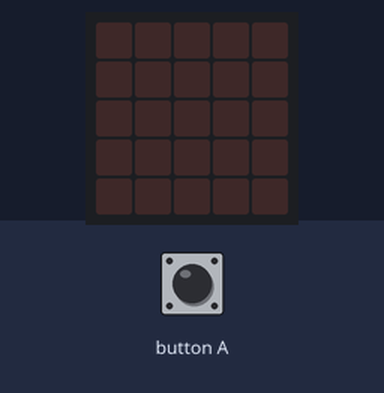
The program below on a simulated BBC micro:bit (MakeCode). Shown: the board's 5×5 LED display. The test bench sets the inputs (shaded band). Random numbers come from a fixed seed.

Above: at 1.2 s.
1.3 s: button A pressed for 0.15 s
At 3.4 s:
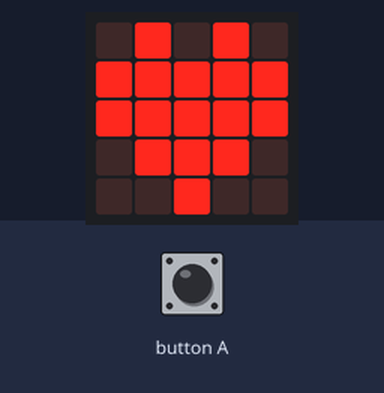
3.7 s: button A pressed for 0.15 s
At 5.2 s:
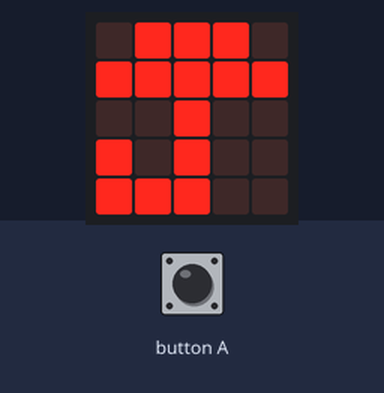
6.1 s: button A pressed 2 times (0.12 s each, 0.3 s apart)
At 8.8 s:
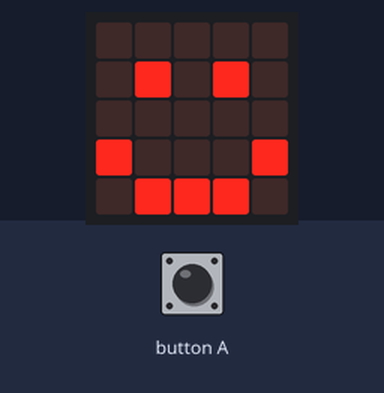
Timing chart, 0 to 10.3 s (numbered marks = the images above; inputs shaded):
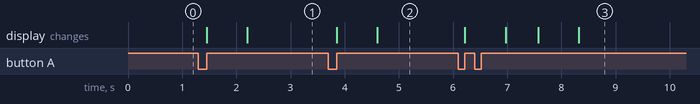

Measured:
- after the input at 1.3 s, the display: first changes after 0.15 s (image 1 shows a later state)
- after the input at 3.7 s, the display: first changes after 0.15 s (image 2 shows a later state)
- after the input at 6.1 s, the display: first changes after 0.12 s (image 3 shows a later state)

The program:

main.ts
```typescript
let numero_aleatorio = 0
input.onButtonPressed(Button.A, function () {
    numero_aleatorio = randint(1, 3)
    basic.showNumber(numero_aleatorio)
    if (numero_aleatorio == 1) {
        basic.showIcon(IconNames.Heart)
    }
    if (numero_aleatorio == 2) {
        basic.showIcon(IconNames.Happy)
    }
    if (numero_aleatorio == 3) {
        basic.showIcon(IconNames.Umbrella)
    }
})
basic.forever(function () {

})
```

test.ts
```typescript
// aquí va el archivo "tests"; esto no se compilará cuando este paquete se utilice como una extensión.
```
